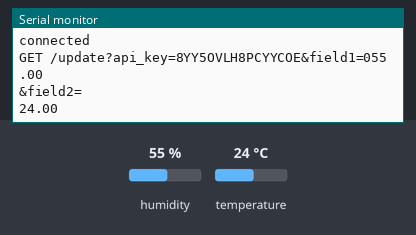
Simulated run of this sketch. Board: ESP8266 (NodeMCU). On the bench: the last lines printed to the serial monitor. The test bench sets the inputs (shaded band); at power-on: humidity 55 %, temperature 24 °C. WiFi joins after 1.5 s; servers stay silent unless stated.

Above: at 3.7 s.
3.8 s: humidity set to 22 %
At 9.1 s:
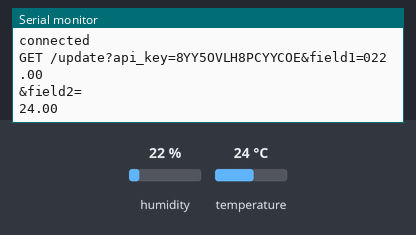
9.6 s: temperature set to 12 °C
At 14.0 s:
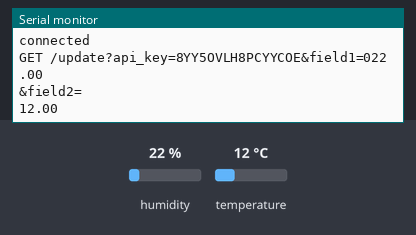
15.4 s: humidity set to 40 %
At 18.9 s:
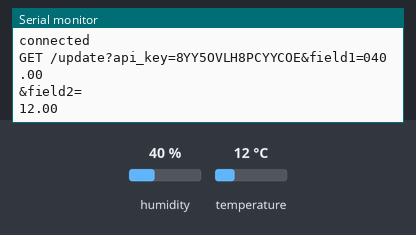
Timing chart, 0 to 20.4 s (numbered marks = the images above; inputs shaded):
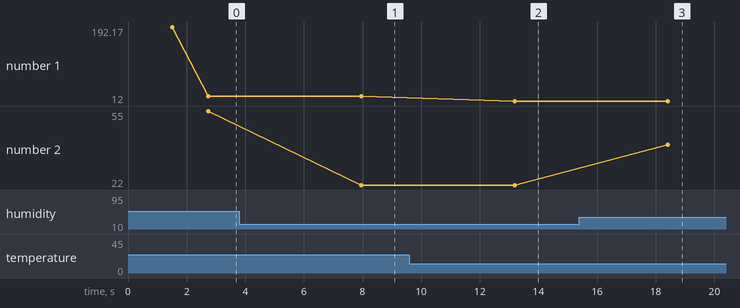

Measured:
- after the input at 3.8 s, the serial monitor: prints a new line after 4.2 s (image 1)
- after the input at 9.6 s, the serial monitor: prints a new line after 3.6 s (image 2)
- after the input at 15.4 s, the serial monitor: prints a new line after 3.0 s (image 3)
- plotted number 1: 24 → 12 after the input at 9.6 s
- plotted number 2: 55 → 22 after the input at 3.8 s, 22 → 40 after the input at 15.4 s

The sketch:

espl4.ino
```cpp
/* This arduino code is sending data to thingspeak server every 30 seconds.

Created By Embedotronics Technologies*/

#include "DHT.h"
#include <ESP8266WiFi.h>
#include <WiFiClient.h>
#include <ESP8266WebServer.h>
#include <ESP8266mDNS.h>
#include <SPI.h>
#include <MFRC522.h>

#define DHTPIN D4

#define DHTTYPE DHT11

DHT dht(DHTPIN,DHTTYPE);


float humidityData;
float temperatureData;


const char* ssid = "PrivacySpot";//
const char* password = "12345678";
//WiFiClient client;
char server[] = "api.thingspeak.com";   //eg: 192.168.0.222


WiFiClient client;


void setup()
{
 Serial.begin(115200);
  delay(10);
  dht.begin();
  // Connect to WiFi network
  Serial.println();
  Serial.println();
  Serial.print("Connecting to ");
  Serial.println(ssid);

  WiFi.begin(ssid, password);

  while (WiFi.status() != WL_CONNECTED) {
    delay(500);
    Serial.print(".");
  }
  Serial.println("");
  Serial.println("WiFi connected");

  // Start the server
//  server.begin();
  Serial.println("Server started");
  Serial.print(WiFi.localIP());
  delay(1000);
  Serial.println("connecting...");
 }
void loop()
{
  humidityData = dht.readHumidity();
  temperatureData = dht.readTemperature();
  Sending_To_thingspeak();
  delay(5000); // interval
 }

 void Sending_To_thingspeak()   //CONNECTING WITH MYSQL
 {
   if (client.connect(server, 80)) {
    Serial.println("connected");
    // Make a HTTP request:
    Serial.print("GET /update?api_key=8YY5OVLH8PCYYCOE&field1=0");
    client.print("GET /update?api_key=8YY5OVLH8PCYYCOE&field1=0");     //YOUR URL
    Serial.println(humidityData);
    client.print(humidityData);
    client.print("&field2=");
    Serial.println("&field2=");
    client.print(temperatureData);
    Serial.println(temperatureData);
    client.print(" ");      //SPACE BEFORE HTTP/1.1
    client.print("HTTP/1.1");
    client.println();
    client.println("Host: api.thingspeak.com");
    client.println("Connection: close");
    client.println();
  } else {
    // if you didn't get a connection to the server:
    Serial.println("connection failed");
  }
 }
```
